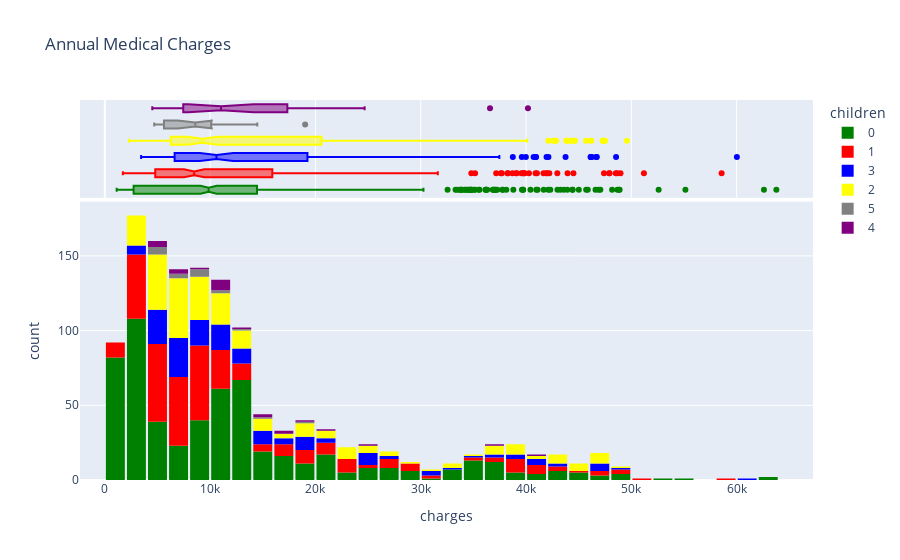

Source (notebook cell):
### Code cell
#Might as well have a look at children count too!
fig = px.histogram(medical_df, 
                   x='charges', 
                   marginal='box', 
                   color='children', 
                   color_discrete_sequence=['green', 'red', 'blue', 'yellow', 'gray', 'purple'], 
                   title='Annual Medical Charges')
fig.update_layout(bargap=0.1)
fig.show()

### Figure 1 — Plotly figure (JSON) as saved in the notebook; plotly's stock layout.template omitted (floating-point values rounded to 4 significant figures; data arrays with more than 128 entries replaced by an {"elided": "..."} marker saying what was removed)
{"data": [{"bingroup": "x", "hovertemplate": "children=0<br>charges=%{x}<br>count=%{y}<extra></extra>", "legendgroup": "0", "marker": {"color": "green", "pattern": {"shape": ""}}, "name": "0", "orientation": "v", "showlegend": true, "type": "histogram", "x": {"elided": "574 float values"}, "xaxis": "x", "yaxis": "y"}, {"hovertemplate": "children=0<br>charges=%{x}<extra></extra>", "legendgroup": "0", "marker": {"color": "green"}, "name": "0", "notched": true, "showlegend": false, "type": "box", "x": {"elided": "574 float values"}, "xaxis": "x2", "yaxis": "y2"}, {"bingroup": "x", "hovertemplate": "children=1<br>charges=%{x}<br>count=%{y}<extra></extra>", "legendgroup": "1", "marker": {"color": "red", "pattern": {"shape": ""}}, "name": "1", "orientation": "v", "showlegend": true, "type": "histogram", "x": {"elided": "324 float values"}, "xaxis": "x", "yaxis": "y"}, {"hovertemplate": "children=1<br>charges=%{x}<extra></extra>", "legendgroup": "1", "marker": {"color": "red"}, "name": "1", "notched": true, "showlegend": false, "type": "box", "x": {"elided": "324 float values"}, "xaxis": "x2", "yaxis": "y2"}, {"bingroup": "x", "hovertemplate": "children=3<br>charges=%{x}<br>count=%{y}<extra></extra>", "legendgroup": "3", "marker": {"color": "blue", "pattern": {"shape": ""}}, "name": "3", "orientation": "v", "showlegend": true, "type": "histogram", "x": {"elided": "157 float values"}, "xaxis": "x", "yaxis": "y"}, {"hovertemplate": "children=3<br>charges=%{x}<extra></extra>", "legendgroup": "3", "marker": {"color": "blue"}, "name": "3", "notched": true, "showlegend": false, "type": "box", "x": {"elided": "157 float values"}, "xaxis": "x2", "yaxis": "y2"}, {"bingroup": "x", "hovertemplate": "children=2<br>charges=%{x}<br>count=%{y}<extra></extra>", "legendgroup": "2", "marker": {"color": "yellow", "pattern": {"shape": ""}}, "name": "2", "orientation": "v", "showlegend": true, "type": "histogram", "x": {"elided": "240 float values"}, "xaxis": "x", "yaxis": "y"}, {"hovertemplate": "children=2<br>charges=%{x}<extra></extra>", "legendgroup": "2", "marker": {"color": "yellow"}, "name": "2", "notched": true, "showlegend": false, "type": "box", "x": {"elided": "240 float values"}, "xaxis": "x2", "yaxis": "y2"}, {"bingroup": "x", "hovertemplate": "children=5<br>charges=%{x}<br>count=%{y}<extra></extra>", "legendgroup": "5", "marker": {"color": "gray", "pattern": {"shape": ""}}, "name": "5", "orientation": "v", "showlegend": true, "type": "histogram", "x": [4688.0, 6799.0, 4831.0, 5080.0, 9789.0, 12590.0, 11550.0, 6666.0, 6654.0, 10100.0, 8966.0, 8597.0, 4915.0, 19020.0, 9222.0, 8582.0, 5615.0, 14480.0], "xaxis": "x", "yaxis": "y"}, {"hovertemplate": "children=5<br>charges=%{x}<extra></extra>", "legendgroup": "5", "marker": {"color": "gray"}, "name": "5", "notched": true, "showlegend": false, "type": "box", "x": [4688.0, 6799.0, 4831.0, 5080.0, 9789.0, 12590.0, 11550.0, 6666.0, 6654.0, 10100.0, 8966.0, 8597.0, 4915.0, 19020.0, 9222.0, 8582.0, 5615.0, 14480.0], "xaxis": "x2", "yaxis": "y2"}, {"bingroup": "x", "hovertemplate": "children=4<br>charges=%{x}<br>count=%{y}<extra></extra>", "legendgroup": "4", "marker": {"color": "purple", "pattern": {"shape": ""}}, "name": "4", "orientation": "v", "showlegend": true, "type": "histogram", "x": [4505.0, 11030.0, 10410.0, 8163.0, 11520.0, 24670.0, 10980.0, 10740.0, 7512.0, 17940.0, 40180.0, 12950.0, 14390.0, 17130.0, 4878.0, 7244.0, 36580.0, 5709.0, 11300.0, 4561.0, 11020.0, 6059.0, 15830.0, 21470.0, 19500.0], "xaxis": "x", "yaxis": "y"}, {"hovertemplate": "children=4<br>charges=%{x}<extra></extra>", "legendgroup": "4", "marker": {"color": "purple"}, "name": "4", "notched": true, "showlegend": false, "type": "box", "x": [4505.0, 11030.0, 10410.0, 8163.0, 11520.0, 24670.0, 10980.0, 10740.0, 7512.0, 17940.0, 40180.0, 12950.0, 14390.0, 17130.0, 4878.0, 7244.0, 36580.0, 5709.0, 11300.0, 4561.0, 11020.0, 6059.0, 15830.0, 21470.0, 19500.0], "xaxis": "x2", "yaxis": "y2"}], "layout": {"bargap": 0.1, "barmode": "relative", "legend": {"title": {"text": "children"}, "tracegroupgap": 0}, "title": {"text": "Annual Medical Charges"}, "xaxis": {"anchor": "y", "domain": [0, 1], "title": {"text": "charges"}}, "xaxis2": {"anchor": "y2", "domain": [0, 1], "matches": "x", "showgrid": true, "showticklabels": false}, "yaxis": {"anchor": "x", "domain": [0, 0.7326], "title": {"text": "count"}}, "yaxis2": {"anchor": "x2", "domain": [0.7426, 1], "matches": "y2", "showgrid": false, "showline": false, "showticklabels": false, "ticks": ""}}}
